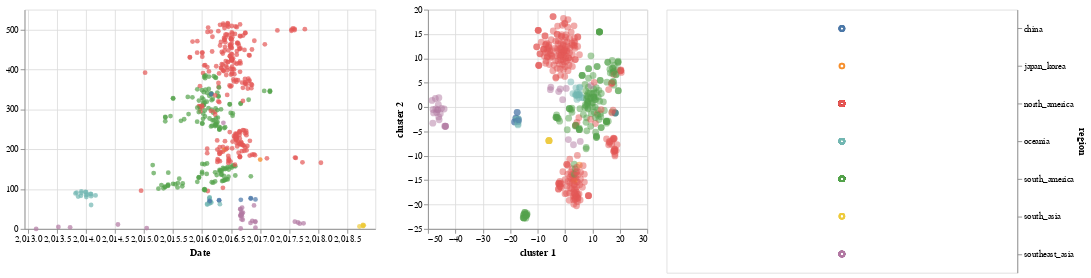

Notebook source saved alongside this figure:
### Code cell
import altair as alt

#brush = alt.selection(type='interval', resolve='global')
base = alt.Chart(merged_df)
selection = alt.selection_multi(fields=['region'])

color = alt.condition(selection,
                      alt.Color('region:N', legend=None),
                      alt.value('lightgray'))

TSNE1 = base.mark_circle(size=60).encode(
    x='cluster 1',
    y='cluster 2',
    opacity=alt.value(0.5),
    color=color,
    tooltip=['strain', 'region']
).add_selection(selection).properties(width=250,height=250)

#Make this into a website (view compiled vega -- gives you the javascript -- put that into a HTML script)
tree_name = base.mark_circle().encode(
    x=alt.X(
        "date:Q",
        scale=alt.Scale(domain=(node_df["date"].min() - 0.2, node_df["date"].max() + 0.2)),
        title="Date"
    ),
    y=alt.Y(
        "y:Q",
        title=""
    ),
    color=color,
    tooltip=["strain:N", "region:N", "date:Q"]
).add_selection(selection).properties(width=400,height=250)

legend = base.mark_point().encode(
    y=alt.Y('region:N', axis=alt.Axis(orient='right')),
    color=color
).add_selection(
    selection
)
#make region clickable
clickableTSNEChart = tree_name|TSNE1|legend
clickableTSNEChart.save('../Docs/TSNEClickable.html')
clickableTSNEChart
#Make this into a website (view compiled vega -- gives you the javascript -- put that into a HTML script)

### Figure 1 — Vega-Lite specification as saved in the notebook (floating-point values rounded to 4 significant figures; data arrays with more than 128 entries replaced by an {"elided": "..."} marker saying what was removed)
{"$schema": "https://vega.github.io/schema/vega-lite/v3.3.0.json", "config": {"mark": {"tooltip": null}, "view": {"height": 300, "width": 400}}, "data": {"name": "data-a8f1df7d375c4d776f606459ac7cb8c8"}, "datasets": {"data-a8f1df7d375c4d776f606459ac7cb8c8": {"elided": "486 records"}}, "hconcat": [{"encoding": {"color": {"condition": {"field": "region", "legend": null, "selection": "selector138", "type": "nominal"}, "value": "lightgray"}, "tooltip": [{"field": "strain", "type": "nominal"}, {"field": "region", "type": "nominal"}, {"field": "date", "type": "quantitative"}], "x": {"field": "date", "scale": {"domain": [2013.0, 2019.0]}, "title": "Date", "type": "quantitative"}, "y": {"field": "y", "title": "", "type": "quantitative"}}, "height": 250, "mark": "circle", "selection": {"selector138": {"fields": ["region"], "type": "multi"}}, "width": 400}, {"encoding": {"color": {"condition": {"field": "region", "legend": null, "selection": "selector138", "type": "nominal"}, "value": "lightgray"}, "opacity": {"value": 0.5}, "tooltip": [{"field": "strain", "type": "nominal"}, {"field": "region", "type": "nominal"}], "x": {"field": "cluster 1", "type": "quantitative"}, "y": {"field": "cluster 2", "type": "quantitative"}}, "height": 250, "mark": {"size": 60, "type": "circle"}, "selection": {"selector138": {"fields": ["region"], "type": "multi"}}, "width": 250}, {"encoding": {"color": {"condition": {"field": "region", "legend": null, "selection": "selector138", "type": "nominal"}, "value": "lightgray"}, "y": {"axis": {"orient": "right"}, "field": "region", "type": "nominal"}}, "mark": "point", "selection": {"selector138": {"fields": ["region"], "type": "multi"}}}]}
